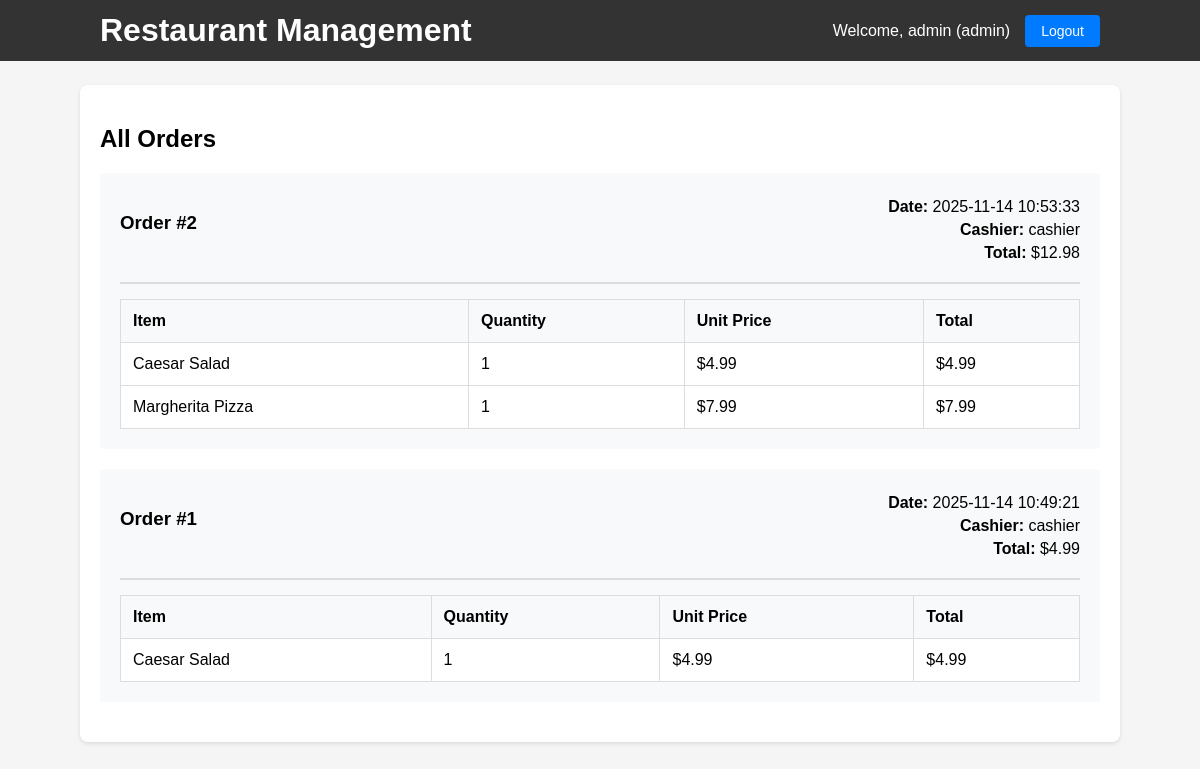
/orders (signed in), run on the app's committed database.
### tables this page shows
CREATE TABLE users (
                        id INTEGER PRIMARY KEY AUTOINCREMENT,
                        username TEXT NOT NULL UNIQUE,
                        password TEXT NOT NULL,
                        role TEXT NOT NULL CHECK(role IN ('admin', 'cashier'))
                    );

CREATE TABLE orders (
                        id INTEGER PRIMARY KEY AUTOINCREMENT,
                        order_date TIMESTAMP DEFAULT CURRENT_TIMESTAMP,
                        total_amount REAL NOT NULL,
                        cashier_id INTEGER,
                        FOREIGN KEY (cashier_id) REFERENCES users(id)
                    );

CREATE TABLE order_items (
                        id INTEGER PRIMARY KEY AUTOINCREMENT,
                        order_id INTEGER NOT NULL,
                        menu_id INTEGER NOT NULL,
                        quantity INTEGER NOT NULL,
                        price REAL NOT NULL,
                        FOREIGN KEY (order_id) REFERENCES orders(id),
                        FOREIGN KEY (menu_id) REFERENCES menu(id)
                    );

CREATE TABLE menu (
                id INTEGER PRIMARY KEY AUTOINCREMENT,
                name TEXT NOT NULL,
                price REAL NOT NULL
            );

### app.py (the view, shortened to what this page needs)
@app.route('/orders')
@login_required
def orders():
    db = get_db()
    user = get_current_user()
    if user['role'] == 'admin':
        orders_list = db.execute('''
            SELECT o.*, u.username as cashier_name
            FROM orders o
            LEFT JOIN users u ON o.cashier_id = u.id
            ORDER BY o.order_date DESC
        ''').fetchall()
    orders_with_items = []
    for order in orders_list:
        items = db.execute('''
            SELECT oi.*, m.name as item_name
            FROM order_items oi
            JOIN menu m ON oi.menu_id = m.id
            WHERE oi.order_id = ?
        ''', (order['id'],)).fetchall()
        orders_with_items.append({
            'order': order,
            'order_items': items
        })
    return render_template('orders.html', orders_with_items=orders_with_items, user=user)

### app.py (called while the page is built)
def get_db():
    if 'db' not in g:
        g.db = sqlite3.connect(DB_PATH)
        g.db.row_factory = sqlite3.Row
    return g.db

def login_required(f):
    @wraps(f)
    def decorated_function(*args, **kwargs):
        if 'user_id' not in session:
            return redirect(url_for('login'))
        return f(*args, **kwargs)
    return decorated_function

def get_current_user():
    if 'user_id' in session:
        db = get_db()
        user = db.execute('SELECT * FROM users WHERE id = ?', (session['user_id'],)).fetchone()
        return user
    return None

### templates/orders.html
{% extends 'base.html' %}
{% block content %}
<h2>{% if user.role == 'admin' %}All Orders{% else %}My Orders{% endif %}</h2>
{% if orders_with_items %}
    {% for order_data in orders_with_items %}
    <div class="order-card">
        <div class="order-header">
            <h3>Order #{{ order_data.order.id }}</h3>
            <div class="order-info">
                <p><strong>Date:</strong> {{ order_data.order.order_date }}</p>
                <p><strong>Cashier:</strong> {{ order_data.order.cashier_name }}</p>
                <p><strong>Total:</strong> ${{ '%.2f'|format(order_data.order.total_amount) }}</p>
            </div>
        </div>
        <table class="order-items">
            <tr><th>Item</th><th>Quantity</th><th>Unit Price</th><th>Total</th></tr>
            {% for item in order_data.order_items %}
            <tr>
                <td>{{ item.item_name }}</td>
                <td>{{ item.quantity }}</td>
                <td>${{ '%.2f'|format(item.price) }}</td>
                <td>${{ '%.2f'|format(item.price * item.quantity) }}</td>
            </tr>
            {% endfor %}
        </table>
    </div>
    {% endfor %}
{% else %}
    <p>No orders found.</p>
{% endif %}
{% endblock %}

### templates/base.html (shortened to what this page needs)
<!doctype html>
<html>
<head>
    <link rel="stylesheet" href="/static/css/style.css">
</head>
<body>
    <header>
        <div class="container">
            <h1>Restaurant Management</h1>
            {% if user %}
            <nav>
                <span>Welcome, {{ user.username }} ({{ user.role }})</span>
                <a href="/logout" class="button">Logout</a>
            </nav>
            {% endif %}
        </div>
    </header>
    <main class="container">
        {% block content %}{% endblock %}
    </main>
</body>
</html>

### static/css/style.css (style rules this page uses)
body { font-family: Arial, sans-serif; margin: 0; padding: 0; background-color: #f5f5f5; }
.container { width: 1000px; max-width: 95%; margin: 24px auto; background: white; padding: 20px; border-radius: 8px; box-shadow: 0 2px 4px rgba(0,0,0,0.1); }
header { background: #333; color: white; padding: 12px 0; margin-bottom: 20px; }
header .container { display: flex; justify-content: space-between; align-items: center; background: transparent; box-shadow: none; padding: 0 20px; margin: 0 auto; }
header h1 { margin: 0; }
header nav { display: flex; align-items: center; gap: 15px; }
table { width: 100%; border-collapse: collapse; margin-top: 12px; background: white; }
table th, table td { border: 1px solid #ddd; padding: 12px; text-align: left; }
table th { background-color: #f8f9fa; font-weight: bold; }
a.button, button.button { display: inline-block; padding: 8px 16px; background: #007BFF; color: white; text-decoration: none; border-radius: 4px; border: none; cursor: pointer; font-size: 14px; }
.order-card { background: #f8f9fa; padding: 20px; border-radius: 4px; margin-bottom: 20px; }
.order-header { display: flex; justify-content: space-between; align-items: start; margin-bottom: 15px; padding-bottom: 15px; border-bottom: 2px solid #ddd; }
.order-info { text-align: right; }
.order-info p { margin: 5px 0; }
.order-items { width: 100%; }

### data on the page
users: username "admin", role "admin"
orders: order.id "2", order.order_date "2025-11-14 10:53:33", order.total_amount "12.98"
users: order.cashier_name "cashier" "cashier"
order_items: item_name "Caesar Salad", quantity "1", price "4.99", item.price*item.quantity "4.99"
order_items: item_name "Margherita Pizza", quantity "1", price "7.99", item.price*item.quantity "7.99"
orders: order.id "1", order.order_date "2025-11-14 10:49:21", order.total_amount "4.99"
order_items: item_name "Caesar Salad", quantity "1", price "4.99", item.price*item.quantity "4.99"
